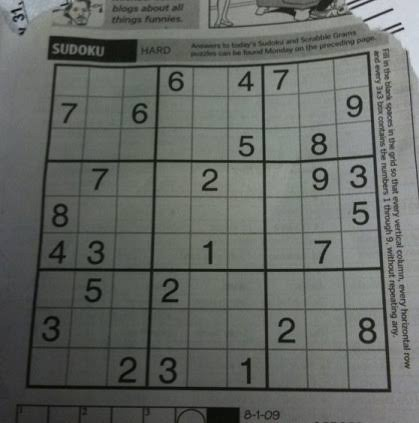
#> input picture sudoku.jpeg, 419 x 423 px
$ python imageGradient.py   (older library calls are emulated)
#> lines starting #> are read from the running program, lines starting #| are printed output that depends on the picture
#!/usr/bin/env python2

import cv2
import numpy as np
from matplotlib import pyplot as plt

# Sobel operators is a joint Gausssian smoothing
# plus differentiation operation, so it is more
# resistant to noise
# Laplacian derivatives calculates the Laplacian
# of the image given by the relation, where each
# derivative is found using Sobel derivatives

img = cv2.imread('sudoku.jpeg',0)
#> img: shape (423, 419); min 2, max 218, mean 101.8

laplacian = cv2.Laplacian(img,cv2.CV_64F)
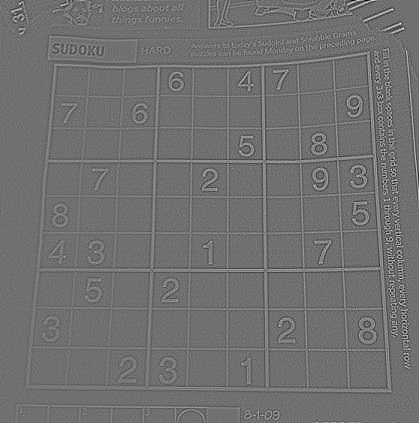
#> laplacian: shape (423, 419) float64; min -187, max 236, mean 0; drawn with min black and max white
sobelx = cv2.Sobel(img,cv2.CV_64F,1,0,ksize=5)
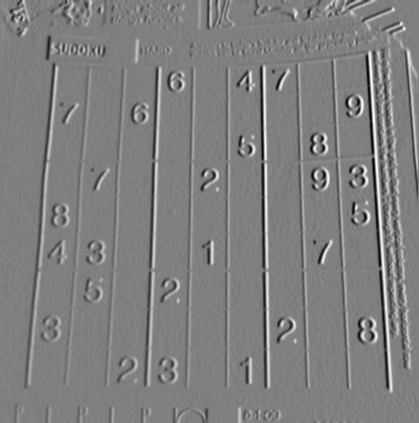
#> sobelx: shape (423, 419) float64; min -5317, max 5339, mean 21.3; drawn with min black and max white
sobely = cv2.Sobel(img,cv2.CV_64F,0,1,ksize=5)
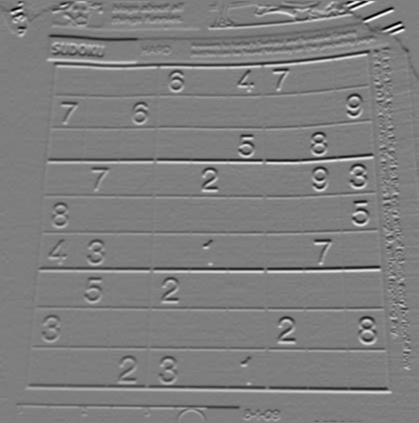
#> sobely: shape (423, 419) float64; min -6224, max 6268, mean -16.4; drawn with min black and max white

plt.subplot(2,2,1),plt.imshow(img,cmap = 'gray')
plt.title('Original'), plt.xticks([]), plt.yticks([])
plt.subplot(2,2,2),plt.imshow(laplacian,cmap = 'gray')
plt.title('Laplacian'), plt.xticks([]), plt.yticks([])
plt.subplot(2,2,3),plt.imshow(sobelx,cmap = 'gray')
plt.title('Sobel X'), plt.xticks([]), plt.yticks([])
plt.subplot(2,2,4),plt.imshow(sobely,cmap = 'gray')
plt.title('Sobel Y'), plt.xticks([]), plt.yticks([])

plt.show()
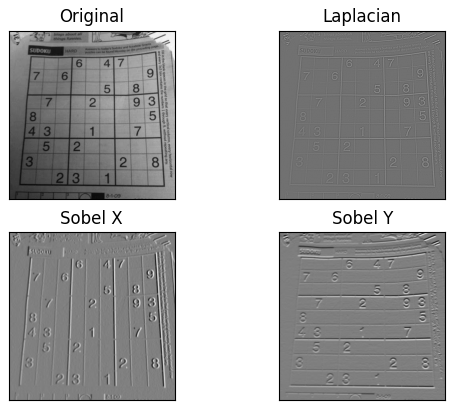
#> figure drawn by matplotlib, 4 panels

# Output data type is np.uint8, which can cause issues if you want to detect both edges
img = cv2.imread('box.jpg',0)
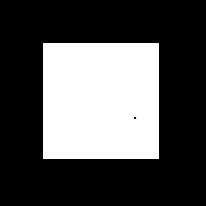
#> input picture box.jpg, 206 x 206 px
#> img: shape (206, 206); min 0, max 255, mean 80.8

# Output dtype = cv2.CV_8U
sobelx8u = cv2.Sobel(img,cv2.CV_8U,1,0,ksize=5)
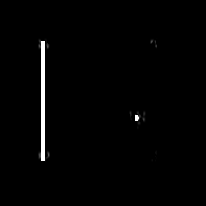
#> sobelx8u: shape (206, 206); min 0, max 255, mean 3.2

# Output dtype = cv2.CV_64F. Then take its absolute and convert to cv2.CV_8U
sobelx64f = cv2.Sobel(img,cv2.CV_64F,1,0,ksize=5)
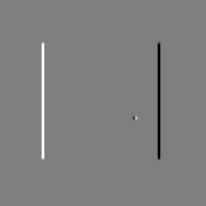
#> sobelx64f: shape (206, 206) float64; min -12240, max 12240, mean 0; drawn with min black and max white
abs_sobel64f = np.absolute(sobelx64f)
sobel_8u = np.uint8(abs_sobel64f)

plt.subplot(1,3,1),plt.imshow(img,cmap = 'gray')
plt.title('Original'), plt.xticks([]), plt.yticks([])
plt.subplot(1,3,2),plt.imshow(sobelx8u,cmap = 'gray')
plt.title('Sobel CV_8U'), plt.xticks([]), plt.yticks([])
plt.subplot(1,3,3),plt.imshow(sobel_8u,cmap = 'gray')
plt.title('Sobel abs(CV_64F)'), plt.xticks([]), plt.yticks([])

plt.show()
